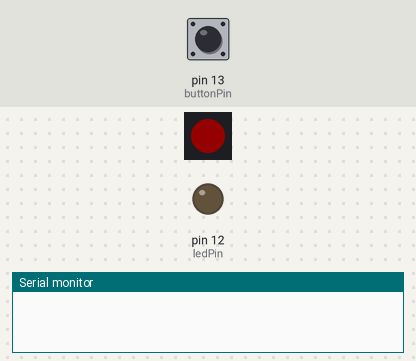
Bench run of a sketch on a simulated Arduino Mega 2560, built with avr-gcc and run on an emulated ATmega2560. On the bench: 1 RGB LEDs in strip order, left to right, output pins drawn as LEDs (lit = HIGH), the last lines printed to the serial monitor. The test bench sets the inputs (shaded band); at power-on: pin 13 (buttonPin) LOW. Dim RGB values are drawn brighter than linear.

Above: at 2.6 s.
2.7 s: pin 13 (buttonPin) pulled HIGH for 0.15 s
At 4.4 s:
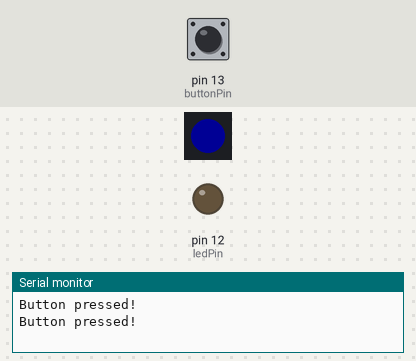
5.8 s: pin 13 (buttonPin) pulled HIGH for 1 s
At 7.8 s:
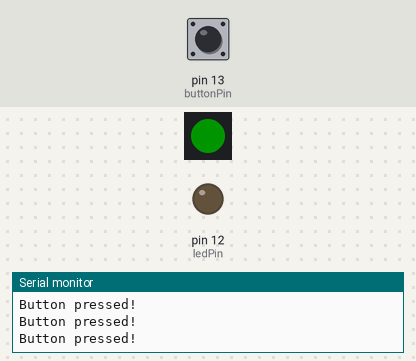
9.6 s: pin 13 (buttonPin) pulled HIGH for 3.2 s
At 11.5 s:
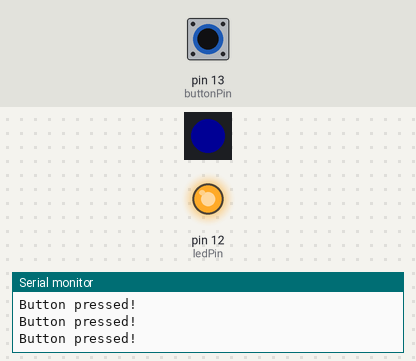
Timing chart, 0 to 20.3 s (numbered marks = the images above; inputs shaded):
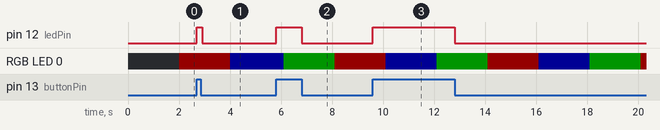

The sketch:

basic-mega2560.ino
```cpp
 #include <Adafruit_NeoPixel.h>

// Button input on pin 13
const int buttonPin = 13;
// LED output on pin 12
const int ledPin = 12;
// WS2812B LED on pin 2
const int neoPixelPin = 2;
const int numPixels = 1;  // Number of NeoPixels

// Brightness control (0-255)
const int brightness = 20;  // 50% brightness

// Create NeoPixel object
Adafruit_NeoPixel pixels(numPixels, neoPixelPin, NEO_GRB + NEO_KHZ800);

// Variable to store the button state
int buttonState = 0;
// Variable to track color state
int colorState = 0;
// Variable to track last color change time
unsigned long lastColorChange = 0;

void setup() {
  // Initialize serial communication at 9600 baud rate
  Serial.begin(9600);

  // Set the button pin as input (using external pull-down resistor)
  pinMode(buttonPin, INPUT);
  // Set the LED pin as output
  pinMode(ledPin, OUTPUT);

  // Initialize NeoPixel
  pixels.begin();
  pixels.setBrightness(brightness);  // Set the global brightness
  pixels.show(); // Initialize all pixels to 'off'
}

void loop() {
  // Read the state of the button
  buttonState = digitalRead(buttonPin);

  // With pull-down resistor, the button will read HIGH when pressed
  if (buttonState == HIGH) {
    Serial.println("Button pressed!");
    // Turn on the LED
    digitalWrite(ledPin, HIGH);
    // Add a small delay to prevent multiple readings
    delay(100);
  } else {
    // Turn off the LED when button is not pressed
    digitalWrite(ledPin, LOW);
  }

  // Check if it's time to change the NeoPixel color
  if (millis() - lastColorChange >= 2000) {  // 2000ms = 2 seconds
    lastColorChange = millis();

    // Cycle through colors
    switch(colorState) {
      case 0:  // Red
        pixels.setPixelColor(0, pixels.Color(255, 0, 0));
        colorState = 1;
        break;
      case 1:  // Blue
        pixels.setPixelColor(0, pixels.Color(0, 0, 255));
        colorState = 2;
        break;
      case 2:  // Green
        pixels.setPixelColor(0, pixels.Color(0, 255, 0));
        colorState = 0;
        break;
    }
    pixels.show();  // Update the NeoPixel
  }
}
```

Measured:
- after the input at 2.7 s, pin 12 (ledPin): LOW → HIGH at once, → LOW 0.20 s later
- after the input at 5.8 s, pin 12 (ledPin): LOW → HIGH at once, → LOW 1.0 s later
- after the input at 9.6 s, pin 12 (ledPin): LOW → HIGH at once, → LOW 3.2 s later
